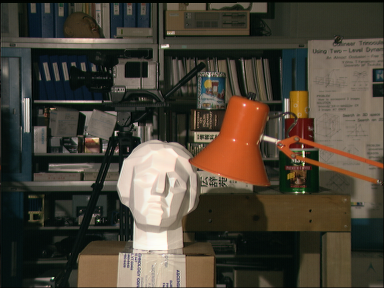
#> input picture python/left.png, 384 x 288 px
$ python stereo2b_DP.py
#> lines starting #> are read from the running program, lines starting #| are printed output that depends on the picture
### python/genericFunctions.py
import numpy as np

MAX_INT = 2147483647

# [17 lines left out: functions shiftDown, shiftUp, not called in this run]

def shiftRight(A,n,fillValue):
    """shiftRight Shift an array RIGHT with specific padding.
    B = shiftRight(A,n,fillValue) shifts the elements in the array A
    from left to right by n positions and fills the empy places with
    new fillValue elements."""
    B = np.roll(A,n,1)
    B[:,:n] = fillValue
    return B

# [8 lines left out: function shiftLeft, not called in this run]

def shiftForward(A,n,fillValue):
    """shiftForward Shift an array FORWARD with specific padding.
    B = shiftForward(A,n,fillValue) shifts the elements in the array A
    from backward to forward by n positions and fills the empy places
    with new fillValue elements."""
    B = np.roll(A,n,2)
    B[:,:,:n] = fillValue
    return B

def shiftBackward(A,n,fillValue):
    """shiftBackward Shift an array BACKWARD with specific padding.
    B = shiftBackward(A,n,fillValue) shifts the elements in the array A
    from forward to backward by n positions and fills the empy places
    with new fillValue elements."""
    B = np.roll(A,-n,2)
    B[:,:,-n:] = fillValue
    return B

# [27 lines left out: functions computeCosts_BpLike, computeCostsAndTransitions_BpLike, computeCosts_SgmLike, not called in this run]

def computeCostsAndTransitions_SgmLike(currentCosts,occPenalties):
    """computeCostsAndTransitions_SgmLike Compute minimum cost paths (messages) and transitions - Approach B (SGM-Like)."""
    minInput = np.amin(currentCosts,axis=2)
    ind0 = np.argmin(currentCosts,axis=2)
    currentCostsP1 = currentCosts + occPenalties[0]
    possibleOutput = np.zeros((currentCosts.shape[0],currentCosts.shape[1],currentCosts.shape[2],4),dtype=np.int32)
    possibleOutput[:,:,:,0] = currentCosts
    possibleOutput[:,:,:,1] = shiftForward(currentCostsP1,1,MAX_INT)
    possibleOutput[:,:,:,2] = shiftBackward(currentCostsP1,1,MAX_INT)
    possibleOutput[:,:,:,3] = (minInput + occPenalties[1])[:,:,np.newaxis]
    costs = np.amin(possibleOutput,axis=3)
    ind = np.argmin(possibleOutput,axis=3)
    costs = costs - minInput[:,:,np.newaxis] #normalize
    match = np.arange(currentCosts.shape[2])[np.newaxis,np.newaxis,:] + np.zeros(currentCosts.shape,dtype=np.int32)
    near1 = match-1; near2 = match+1
    far = ind0[:,:,np.newaxis] + np.zeros(currentCosts.shape,dtype=np.int32)
    transitions = np.zeros(currentCosts.shape,dtype=np.int32)
    transitions[ind==0] = match[ind==0]
    transitions[ind==1] = near1[ind==1]
    transitions[ind==2] = near2[ind==2]
    transitions[ind==3] = far[ind==3]
    return costs,transitions

### python/stereo2b_DP.py
# Stereo Matching using Dynamic Programming - occlusion penalties approach
# Computes a disparity map from a rectified stereo pair using Dynamic Programming

import numpy as np
import cv2 as cv
import matplotlib.pyplot as plt
from genericFunctions import *

# Set parameters
dispLevels = 16 #disparity range: 0 to dispLevels-1
p1 = 10 #occlusion penalty 1
p2 = 20 #occlusion penalty 2

# Define matching cost function
computeMatchingCost = lambda left,right: np.absolute(left-right) #absolute differences

# Load left and right images in grayscale
leftImg = cv.imread("left.png",cv.IMREAD_GRAYSCALE)
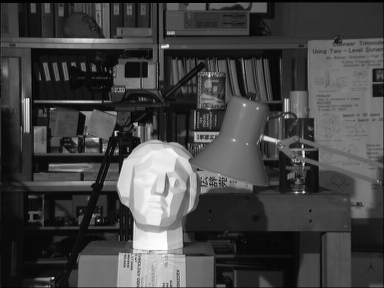
#> leftImg: shape (288, 384); min 0, max 253, mean 67.8
rightImg = cv.imread("right.png",cv.IMREAD_GRAYSCALE)
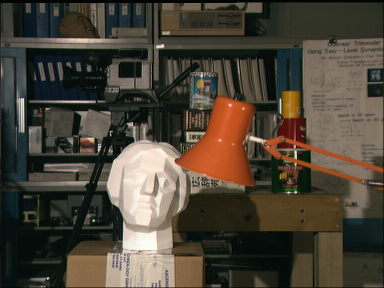
#> input picture python/right.png, 384 x 288 px
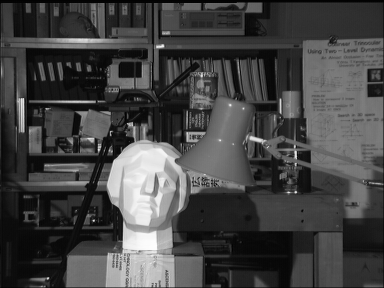
#> rightImg: shape (288, 384); min 0, max 253, mean 68.2

# Apply a Gaussian filter
leftImg = cv.GaussianBlur(leftImg,(5,5),0.6)
rightImg = cv.GaussianBlur(rightImg,(5,5),0.6)

# Get the size
(rows,cols) = leftImg.shape
#> rows = 288; cols = 384

# Convert to int32
leftImg = leftImg.astype(np.int32)
rightImg = rightImg.astype(np.int32)

# Compute pixel-based matching costs
matchingCosts = np.zeros((rows,cols,dispLevels),dtype=np.int32)
for d in range(dispLevels):
    rightImgShifted = shiftRight(rightImg,d,0)
    matchingCosts[:,:,d] = computeMatchingCost(leftImg,rightImgShifted)
#> this loop made 16 passes
#> pass 2, in shiftRight (call 2), `B = np.roll(A,n,1)`:
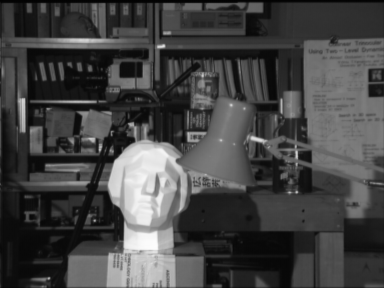
#> B: shape (288, 384) int32; min 2, max 253, mean 68.2
#> pass 3, in shiftRight (call 3), `B = np.roll(A,n,1)`:
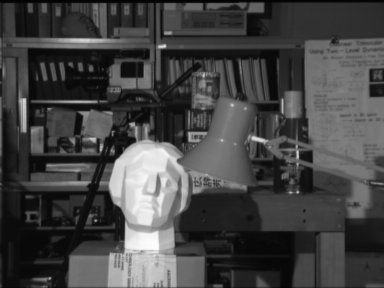
#> B: shape (288, 384) int32; min 2, max 253, mean 68.2

# Initialize minimum cost paths and transitions for the left to right direction
fromLeft = np.zeros((rows,cols,dispLevels),dtype=np.int32)
transitions = np.zeros((rows,cols,dispLevels),dtype=np.int32)

# Compute minimum cost paths and transitions for left to right direction
for x in range(cols-1):
    currentCosts = (matchingCosts[:,x,:] + fromLeft[:,x,:])[:,np.newaxis,:]
    C,T = computeCostsAndTransitions_SgmLike(currentCosts,(p1,p2))
    fromLeft[:,x+1,:] = C[:,0,:]
    transitions[:,x+1,:] = T[:,0,:]

# Compute the disparity map - Backtracking
dispMap = np.zeros((rows,cols))
ind = np.argmin(fromLeft[:,cols-1,:],axis=1)
#> ind = 288 values, max 15 at index 182, min 0 at index 0, mean 5.25
for x in range(cols-1,-1,-1):
    dispMap[:,x] = ind
    ind = transitions[np.arange(rows),x,ind] #get the disparity transitions
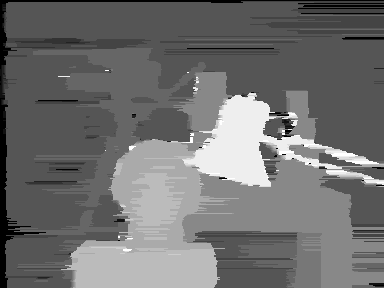
#> dispMap: shape (288, 384) float64; min 0, max 15, mean 6.57; drawn with min black and max white
#> after the loop, ind = 288 values from 0 to 0

# Normalize the disparity map for display
scaleFactor = 256/dispLevels
dispImg = (dispMap*scaleFactor).astype(np.uint8)

# Show disparity map
plt.imshow(dispImg,cmap="gray")
plt.show(block=False)
plt.pause(0.01)

# Save disparity map
cv.imwrite("disparity2b_DP.png",dispImg)

plt.show()
